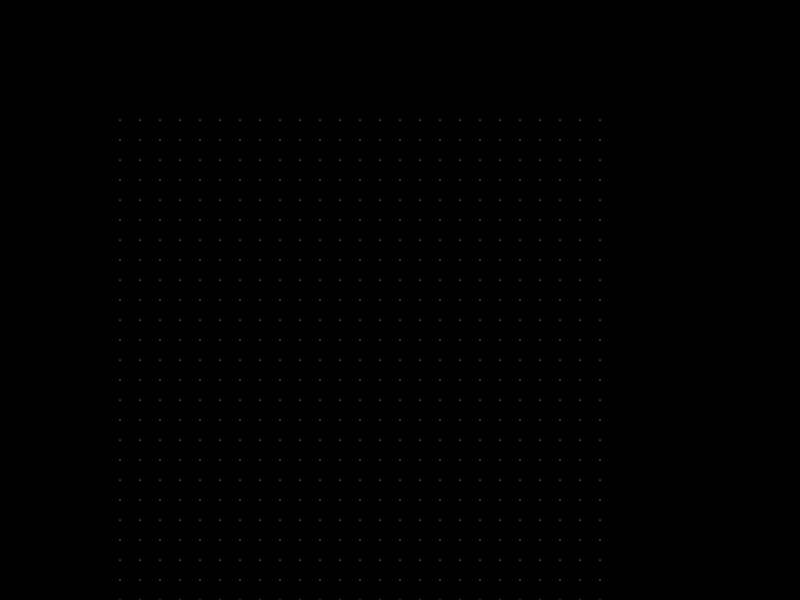
Frame 1 (no input)
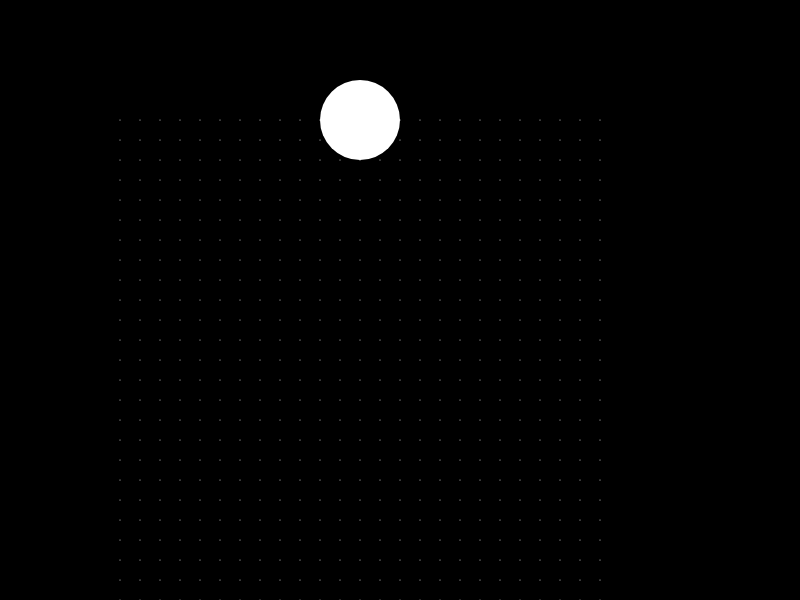
Frame 60 (no input)
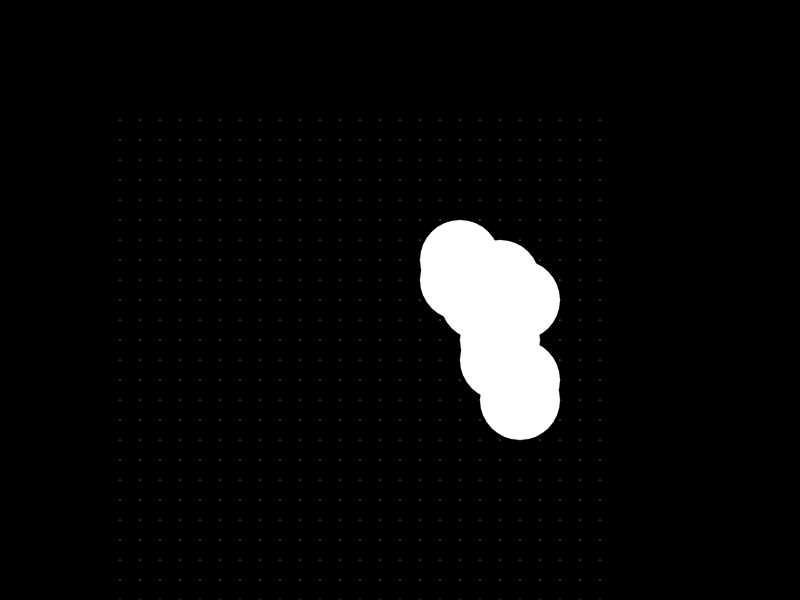
Frame 120 (the mouse pressed at the canvas centre since frame 60)

The p5.js sketch that drew these frames (run headless with seeded random() and noise() and a simulated clock; from frame 60 on, the mouse is pressed at the canvas centre):

// p5.js sketch
// ── sketch.js
let w, h;
let initx = 120;
let inity = 120;
const spacing = 20;
const gridH = 35;
const gridW = 25;

const moveDelay = 50;
let lastMove = 0;

const spawnDelay = 1000;
let lastSpawn = 0;

let points = new Array(gridH);
let snakes = new Array();
let snakesCount = -1;

const onRadius = 80;
const offRadius = 1;
const snakeSize = 10;
const maxSnakes = 20;

const drawSnake = false;
const drawGrid = true;
const useColor = false;

// --------------------------------------------
function setup() { 
  angleMode(DEGREES);
  w = displayWidth;
  h = displayHeight;

  createCanvas(w, h);
  createGrid();

  spawnSnake();
}

// ---------------------------------------
function createGrid() {
  let x = initx;
  let y = inity;

  for (let row=0; row<points.length; row++) {
    points[row] = new Array(gridW);

    for (let col=0; col<points[row].length; col++) {
      points[row][col] = new Point(createVector(x, y), row, col);
      x += spacing;
    }

    x = initx;
    y += spacing;
  }  
}

// ---------------------------------------
function draw() {
  background(0);


  for (let row=0; row<points.length; row++) {
    for (let col=0; col<points[row].length; col++) {
      points[row][col].draw();
    }
  }  

  for (let s=0; s<snakes.length; s++) {
    snakes[s].draw();
  }

  if (millis() > (lastSpawn + spawnDelay))  spawnSnake();
  if (millis() > (lastMove + moveDelay))    moveSnakes();
  
}

// ---------------------------------------
function moveSnakes() {
  for (let s=0; s<snakes.length; s++) {
    snakes[s].move();
  }

  lastMove = millis();
}

// ---------------------------------------
function spawnSnake() {
  if (snakes.length >= maxSnakes) return;

  snakes.push(new Snake(snakesCount+=1, snakeSize, findSpawnPoint()));
  lastSpawn = millis();
}


function setPointState(coords, state) {
  points[coords[0]][coords[1]].state = state;
}

function findSpawnPoint() {
  let freePoints = new Array();

  let row = 0;
  let col = 0;
  for (col=0; col<points[row].length; col++) {
    if (points[row][col].isFree()) freePoints.push(points[row][col]);
  }

  row = points.length-1;
  for (col=0; col<points[row].length; col++) {
    if (points[row][col].isFree()) freePoints.push(points[row][col]);
  }

  let i = Math.floor(random(0,freePoints.length));
  return freePoints[i];
}

// ===============================================================
class Point {
  state = 0;
  pos = 0;
  row = 0;
  col = 0;
  snake = null;

  // ---------------------------------------
  constructor (_pos, _row, _col) {
    this.pos = _pos;
    this.row = _row;
    this.col = _col;
    this.state = 0;
    this.snake = null;
  }

  // ---------------------------------------
  draw () {

    noStroke();
    // stroke(0);
  
    if (this.state != 2 && this.snake != null)  fill(this.snake.c);
    else                                        fill(255);

    if (this.state == 0 && drawGrid)  ellipse(this.pos.x, this.pos.y, offRadius, offRadius);
    else if (this.state == 1)         ellipse(this.pos.x, this.pos.y, onRadius, onRadius);
  }

  // ---------------------------------------
  isFree() {
    return this.state == 0 || this.state == 2;
  }
}



// ===============================================================
class Snake {
  id = -1;
  size = 0;
  points = new Array();
  justWrapped = false;
  c = 0;

  // ---------------------------------------
  constructor(_id, _size, _spawnPoint) {
    this.id = _id;
    this.size = _size;

    this.points.push(_spawnPoint);
    _spawnPoint.state = 1;
    _spawnPoint.snake = this;

    this.justWrapped = false;
    if (useColor) this.c = color(random(255),random(255),random(255));
    else          this.c = color(255);
    

    // console.log("new snake " + this.points[0].state);
    this.move();
  }

  // ---------------------------------------
  draw() {
    if (!drawSnake) return;

    noFill();
    stroke(255);
    strokeWeight(2);

    for (let p=0; p<this.points.length-1; p++) {
      if (this.points[p].pos.dist(this.points[p+1].pos) < spacing*2)  line (this.points[p].pos.x, this.points[p].pos.y, this.points[p+1].pos.x, this.points[p+1].pos.y);
      
    }
  }

  // ---------------------------------------
  move() {
    let np = this.findNextPoint();
    if (np == undefined)  {
      this.remove();
      return;
    }

    np.state = 1;
    np.snake = this;

    let s = this.points.unshift(np);
    if (s > this.size)  {
      this.points[s-1].state = 0;
      this.points.pop();
    }

    if (this.points.length >= 2)  this.justWrapped = this.points[0].pos.dist(this.points[1].pos) > spacing*2;
    
  }

  // ---------------------------------------
  findNextPoint() {
    let n, ne, nw, e, s, se, sw, w;
    let freePoints = new Array();

    let r, c;
    r = this.points[0].row > 0 ? this.points[0].row -1 : gridH-1;
    n = new Array(r, this.points[0].col);

    c = this.points[0].col < gridW-1 ? this.points[0].col+1 : 0;
    ne = new Array(r, c);

    e = new Array(this.points[0].row, c);

    c = this.points[0].col >  0 ? this.points[0].col-1 : gridW-1;
    nw = new Array(r, c);

    w = new Array(this.points[0].row, c);

    r = this.points[0].row < gridH-1 ? this.points[0].row+1 : 0;
    s = new Array(r, this.points[0].col);

    c = this.points[0].col < gridW-1 ? this.points[0].col+1 : 0;
    se = new Array(r, c);

    c = this.points[0].col >  0 ? this.points[0].col-1 : gridW-1;
    sw = new Array(r, c);

    // setPointState(n, 2);
    // setPointState(ne, 2);
    // setPointState(nw, 2);
    // setPointState(e, 2);
    // setPointState(s, 2);
    // setPointState(se, 2);
    // setPointState(sw, 2);
    // setPointState(w, 2);

    let direction = -1;
    if (this.points.length >= 2 && !this.justWrapped) {
      direction = createVector(this.points[0].pos.x - this.points[1].pos.x, this.points[0].pos.y - this.points[1].pos.y);
      direction = atan2(direction.x, direction.y);

      let heading = "";
    
      if (direction == 90)          heading = "E";
      else if (direction == 180)    heading = "N";
      else if (direction == 135)    heading = "NE";
      else if (direction == -90)   heading = "W";
      else if (direction == -135)   heading = "NW";
      else if (direction == 0)      heading = "S";
      else if (direction == 45)     heading = "SE";
      else if (direction == -45)    heading = "SW";

      // console.log(direction);
      // console.log(heading);

      if (heading.indexOf("N") != -1) {
        if (points[n[0]][n[1]].isFree())    freePoints.push(points[n[0]][n[1]]);
        if (points[ne[0]][ne[1]].isFree())  freePoints.push(points[ne[0]][ne[1]]);
        if (points[nw[0]][nw[1]].isFree())  freePoints.push(points[nw[0]][nw[1]]);
      }

      if (heading.indexOf("S") != -1) {
        if (points[s[0]][s[1]].isFree())    freePoints.push(points[s[0]][s[1]]);
        if (points[se[0]][se[1]].isFree())  freePoints.push(points[se[0]][se[1]]);
        if (points[sw[0]][sw[1]].isFree())  freePoints.push(points[sw[0]][sw[1]]);
      }

      if (heading.indexOf("E") != -1) {
        if (points[e[0]][e[1]].isFree())    freePoints.push(points[e[0]][e[1]]);
        if (heading.indexOf("N") == -1) {
          if (points[n[0]][n[1]].isFree())    freePoints.push(points[n[0]][n[1]]);
          if (points[ne[0]][ne[1]].isFree())  freePoints.push(points[ne[0]][ne[1]]);
        }

        if (heading.indexOf("S") == -1) {
          if (points[s[0]][s[1]].isFree())    freePoints.push(points[s[0]][s[1]]);
          if (points[se[0]][se[1]].isFree())  freePoints.push(points[se[0]][se[1]]);
        }
      }

      if (heading.indexOf("W") != -1) {
        if (points[w[0]][w[1]].isFree())    freePoints.push(points[w[0]][w[1]]);

        if (heading.indexOf("N") == -1) {
          if (points[n[0]][n[1]].isFree())    freePoints.push(points[n[0]][n[1]]);
          if (points[nw[0]][nw[1]].isFree())  freePoints.push(points[nw[0]][nw[1]]);
        }

        if (heading.indexOf("S") == -1) {
          if (points[s[0]][s[1]].isFree())    freePoints.push(points[s[0]][s[1]]);
          if (points[sw[0]][sw[1]].isFree())  freePoints.push(points[sw[0]][sw[1]]);
        }
      }
    } else {
      if (points[n[0]][n[1]].isFree())    freePoints.push(points[n[0]][n[1]]);
      if (points[ne[0]][ne[1]].isFree())  freePoints.push(points[ne[0]][ne[1]]);
      if (points[nw[0]][nw[1]].isFree())  freePoints.push(points[nw[0]][nw[1]]);
      if (points[s[0]][s[1]].isFree())    freePoints.push(points[s[0]][s[1]]);
      if (points[se[0]][se[1]].isFree())  freePoints.push(points[se[0]][se[1]]);
      if (points[sw[0]][sw[1]].isFree())  freePoints.push(points[sw[0]][sw[1]]);
      if (points[e[0]][e[1]].isFree())    freePoints.push(points[e[0]][e[1]]);
      if (points[w[0]][w[1]].isFree())    freePoints.push(points[w[0]][w[1]]);
    }

    // console.log(freePoints.length + " free points");
    
    let i = Math.floor(random(0,freePoints.length));

    if (freePoints[i] != undefined) freePoints[i].state = 2;
    return freePoints[i];

  }

  remove() {
    for (let p=0; p<this.points.length; p++) {
      this.points[p].state = 0;
      this.points[p].snake = null;
    }

    for (let s=0; s<snakes.length; s++) {
      if (snakes[s].id == this.id)  snakes.splice(s,1);
    }
    // console.log("kill me " + this.id);
    delete this;

  }
}
